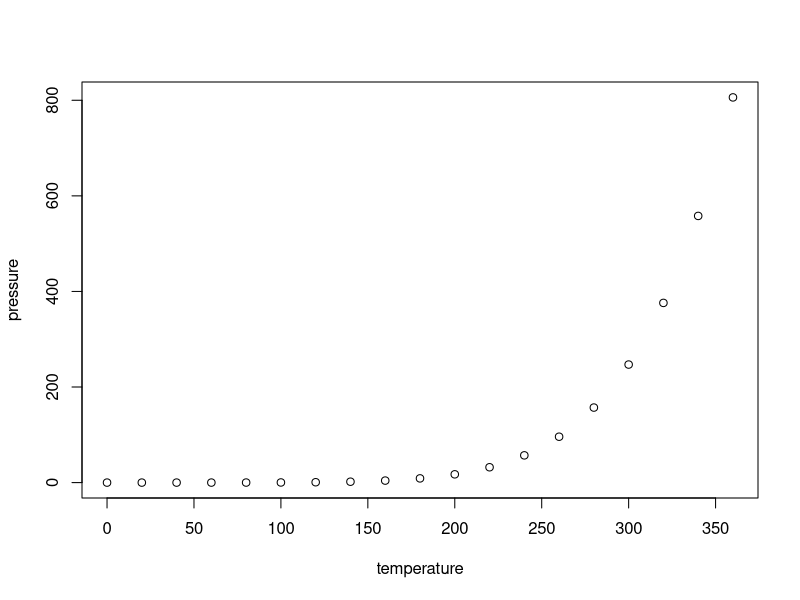
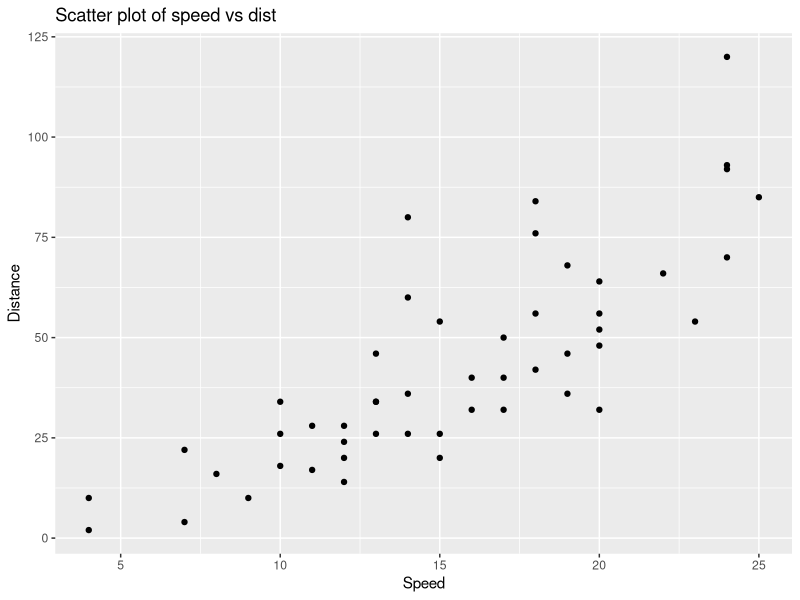

Recreate these plots in R, in order.
## ---- chunk 1
knitr::opts_chunk$set(echo = TRUE)
## ---- chunk 2
summary(cars)
## ---- chunk 3
plot(pressure)
## ---- chunk 4
library(vegan)
library(ggplot2)
ggplot(cars, aes(x = speed, y = dist)) +
  geom_point() +
  labs(title = "Scatter plot of speed vs dist",
       x = "Speed",
       y = "Distance")
